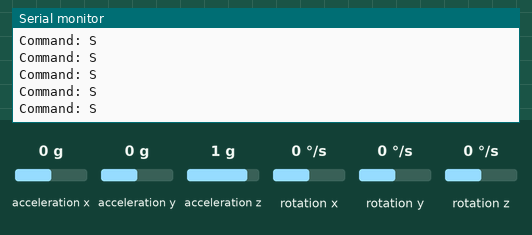
Simulated run of this sketch. Board: Arduino Nano, built with avr-gcc and run on an emulated ATmega328P. Parts: the last lines printed to the serial monitor. The inputs (shaded band) are chosen by the test bench; at power-on: acceleration x 0 g, acceleration y 0 g, acceleration z 1 g, rotation x 0 °/s, rotation y 0 °/s, rotation z 0 °/s. No radio packets arrive unless stated.

Above: at 1.2 s.
1.3 s: acceleration x set to -1.4 g
At 1.49 s:
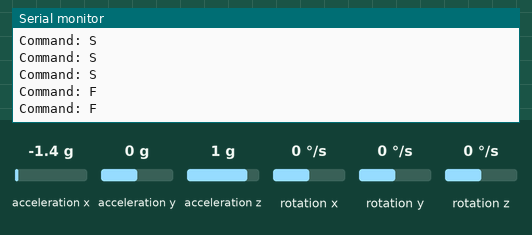
3.3 s: acceleration x set to 0.8 g
At 3.39 s:
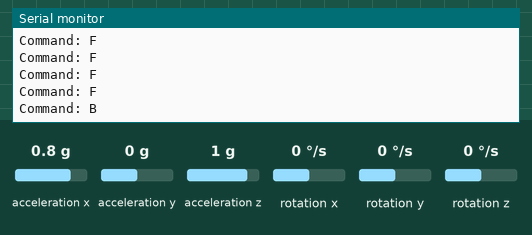

Measured:
- after the input at 1.3 s, the serial monitor: prints a new line after 0.08 s (image 1)
- after the input at 3.3 s, the serial monitor: prints a new line after 0.08 s (image 2)

The sketch:

Nano.ino
```cpp
#include <Wire.h>
#include <SPI.h>
#include <nRF24L01.h>
#include <RF24.h>
#include <MPU6050.h>

// MPU-6050 declaration
MPU6050 mpu;

// NRF24L01 declaration
RF24 radio(9, 10); // CE = 9, CSN = 10
// Receiver communication address
const byte address[4] = {0b10100100, 0b11000011, 0b11100010, 0b11110010};

char command;

void setup() {
  Wire.begin();
  Serial.begin(115200);

  // Start MPU-6050
  mpu.initialize();
  if (mpu.testConnection()) {
    Serial.println("MPU6050 connected!");
  } else {
    Serial.println("MPU6050 not connected!");
    while (1);  // Stop if no connection to MPU-6050
  }

  // Start NRF24L01
  radio.begin();
  radio.openWritingPipe(address);
  radio.setPALevel(RF24_PA_HIGH); // Can try RF24_PA_LOW if need closer range
  radio.setChannel(25);
}

void loop() {
  // Read data from MPU-6050
  int16_t ax, ay, az, gx, gy, gz;
  mpu.getMotion6(&ax, &ay, &az, &gx, &gy, &gz);

  int threshold = 7000;

  // Signal processing from MPU-6050
  if (ax < -threshold) {
    command = 'F'; // Forward
  } else if (ax > threshold) {
    command = 'B'; // Backward
  } else if (ay > threshold) {
    command = 'R'; // Turn right
  } else if (ay < -threshold) {
    command = 'L'; // Turn left
  } else {
    command = 'S'; // Stop
  }

  // Send command via NRF24L01
  radio.write(&command, sizeof(command));
  Serial.print("Command: ");
  Serial.println(command);

  delay(100);
}
```
